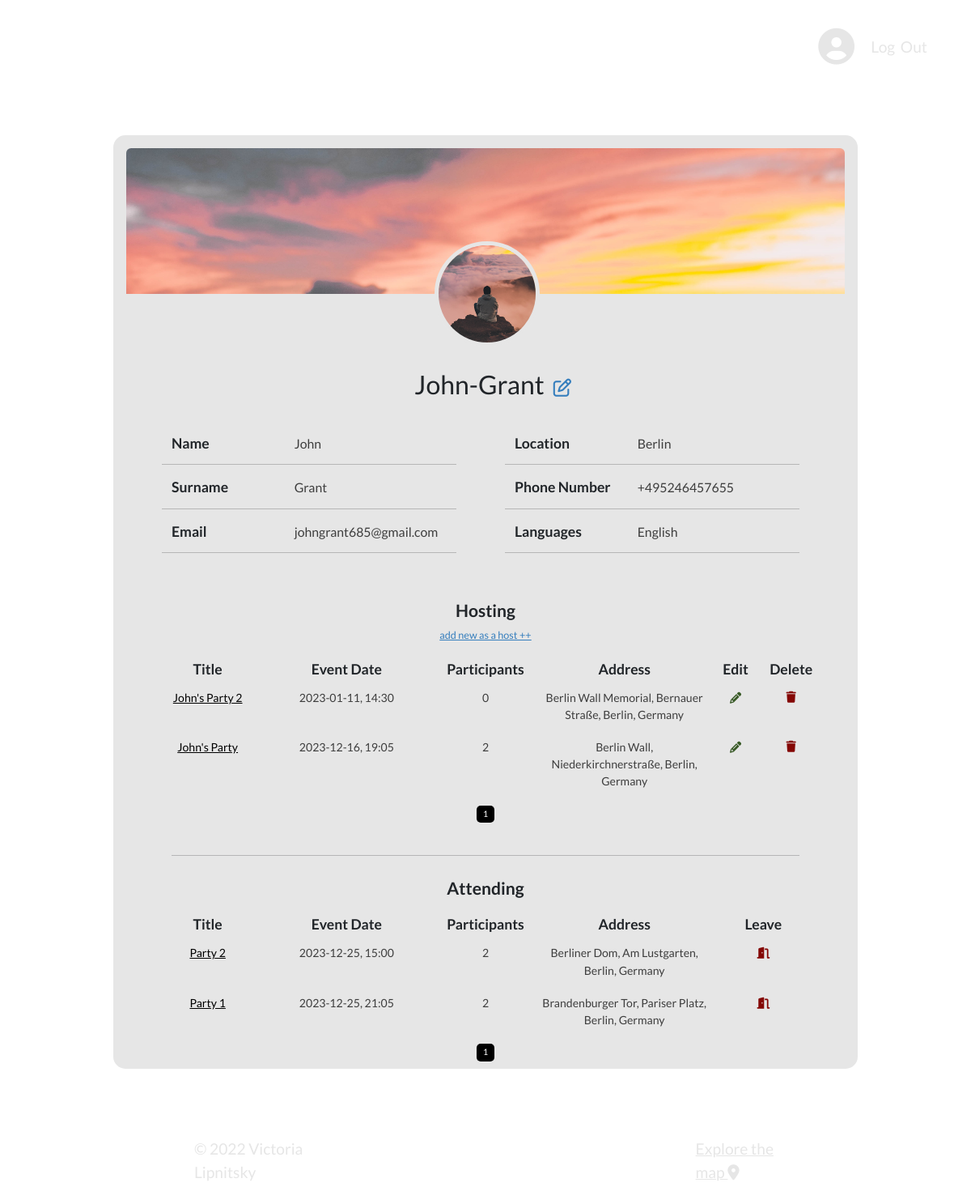
Screenshot of /profile (signed in) with the database file from the repository.
### app/models.py (models this page shows, shortened)
class User(db.Model, UserMixin):
    __tablename__ = 'author'
    id = db.Column(db.Integer, primary_key=True)
    username = db.Column(db.String(20), unique=True, nullable=False)
    email = db.Column(db.String(120), unique=True, nullable=False)
    name = db.Column(db.String(20), unique=False, nullable=True, default=' ')
    surname = db.Column(db.String(20), unique=False, nullable=True, default=' ')
    phoneNumber = db.Column(db.String(15), unique=False, nullable=True, default=' ')
    location = db.Column(db.String(40), unique=False, nullable=True, default=' ')
    languages = db.Column(db.String(50), unique=False, nullable=True, default=' ')
    image_avatar_file = db.Column(db.String(20), nullable=False, default='default.jpg')
    image_bg_file = db.Column(db.String(20), nullable=False, default='default.jpg')
    password = db.Column(db.String(60), nullable=False)
    party = db.relationship('Party', backref='author', lazy=True)
    attending = db.relationship('Party', secondary=association_table, backref="followers")

class Party(db.Model):
    __tablename__ = 'party'
    id = db.Column(db.Integer, primary_key=True)
    title = db.Column(db.String(30), nullable=False)
    date_posted = db.Column(db.DateTime, nullable=False, default=datetime.utcnow)
    date_time = db.Column(db.String(30), nullable=False)
    address = db.Column(db.String(30), nullable=False)
    lng = db.Column(db.String(30), nullable=False)
    lat = db.Column(db.String(30), nullable=False)
    whatsapp_link = db.Column(db.String(30), nullable=False)
    party_languages = db.Column(db.String(30), nullable=False)
    description = db.Column(db.Text, nullable=False)
    author_id = db.Column(db.Integer, db.ForeignKey('author.id'), nullable=False)

### app/routes.py (the view)
@app.route("/profile")
@login_required
def profile():
    form = PartyForm()
    page = request.args.get('page_host', 1, type=int)
    parties = Party.query.filter(Party.author==current_user).order_by(Party.date_posted.desc()).paginate(page=page, per_page=2)
    page_2 = request.args.get('page_att', 1, type=int)
    parties_2 = Party.query.join(User.attending).filter(User.id == current_user.id).order_by(Party.date_posted.desc()).paginate(page=page_2, per_page=2)
    image_avatar_file = url_for('static', filename='profile_pics/' + current_user.image_avatar_file)
    image_bg_file = url_for('static', filename='profile_pics/' + current_user.image_bg_file)
    return render_template("profile.html", title="Profile", image_avatar_file=image_avatar_file, image_bg_file=image_bg_file, parties=parties, parties_2=parties_2, form=form)

### app/models.py (called while the page is built)
@login_manager.user_loader
def load_user(user_id):
    return User.query.get(int(user_id))

### app/templates/profile.html (shortened to what this page needs)
{% extends "layout.html" %}
{% block content %}
<div class="profile-container">
    <div class="profile-backg-img px-3 pb-3">
        <img class="rounded" src="{{ image_bg_file }}">
    </div>
    <div class="media d-flex flex-column align-items-center justify-content-center">
        <img class="rounded-circle ms-4 profile-img" src="{{ image_avatar_file }}">
        <h2 class="pt-3 pb-2 text-center">&nbsp;&nbsp;&nbsp;{{ current_user.username }} <a href="{{ url_for('updateProfile') }}"><i class="fa-regular fa-pen-to-square edit-profile"></i></a></h2>
        <div class="row px-5 py-4 container-fluid user-data">
            <div class="col-lg-6">
                <div class="row container-fluid">
                    <div class="col-5">
                        <span>Name</span>
                    </div>
                    <div class="col-7">
                        <span>{{ current_user.name }}</span>
                    </div>
                    <div class="col-5">
                        <span>Surname</span>
                    </div>
                    <div class="col-7">
                        <span>{{ current_user.surname }}</span>
                    </div>
                    <div class="col-5">
                        <span>Email</span>
                    </div>
                    <div class="col-7">
                        <span>{{ current_user.email }}</span>
                    </div>
                </div>
            </div>
            <div class="col-lg-6">
                <div class="row container-fluid mx-0">
                    <div class="col-5">
                        <span>Location</span>
                    </div>
                    <div class="col-7">
                        <span>{{ current_user.location }}</span>
                    </div>
                    <div class="col-5">
                        <span>Phone Number</span>
                    </div>
                    <div class="col-7">
                        <span>{{ current_user.phoneNumber }}</span>
                    </div>
                    <div class="col-5">
                        <span>Languages</span>
                    </div>
                    <div class="col-7">
                        <span>{{ current_user.languages }}</span>
                    </div>
                </div>
            </div>
        </div>
        <div class="row px-5 py-3 container-fluid user-data text-center">
            <div class="mb-1">
                <span class="headList"><strong>Hosting</strong></span>
                <br>
                <a href="{{ url_for('new_party') }}"><p class="link-to-creat-party">add new as a host&nbsp;++</p></a>
            </div>
            {% if parties.items %}
                <div class="col-2 p-0 mb-2 headColumn">
                    <span><strong>{{ form.title.label }}</strong></span>
                </div>
                <div class="col-3 p-0 headColumn">
                    <span><strong>{{ form.date_time.label }}</strong></span>
                </div>
                <div class="col-2 p-0 headColumn">
                    <span><strong>Participants</strong></span>
                </div>
                <div class="col-3 p-0 headColumn">
                    <span><strong>{{ form.address.label }}</strong></span>
                </div>
                <div class="col-1 p-0 headColumn">
                    <span><strong>Edit</strong></span>
                </div>
                <div class="col-1 p-0 headColumn">
                    <span><strong>Delete</strong></span>
                </div>
            {% else %}
                <span><i>Nothing here... </i><i class="fa-solid fa-wind"></i></span>
            {% endif %}
            {% for party in parties.items %}
                <div class="col-2 p-0 partyTitle">
                    <a href="{{ url_for('party', party_id=party.id) }}">{{ party.title }}</a>
                </div>
                <div class="col-3 p-0">
                    <p>{{ party.date_time }}</p>
                </div>
                <div class="col-2 p-0">
                    <p>{{party.followers|length}}</p>
                </div>
                <div class="col-3 p-0">
                    <p>{{ party.address }}</p>
                </div>
                <div class="col-1 editParty">
                    <a href="{{ url_for('update_party', party_id=party.id) }}"><i class="fa-solid fa-pencil"></i></a>
                </div>
                <div class="col-1 deleteParty">
                    <button type="button" class="btn btn-danger btn-sm" data-bs-toggle="modal" data-bs-target="#deleteModal"><i class="fa-solid fa-trash"></i></button>
                </div>
            {% endfor %}
            <div class="pt-2 d-flex justify-content-center party_list_buttons">
            {% for page_num in parties.iter_pages(left_edge=1, right_edge=1, left_current=1, right_current=2) %}
                {% if page_num %}
                    {% if parties.page == page_num %}
                    <a class="btn ms-1 me-1 mb-4 current-page" href="{{ url_for('profile', page_host=page_num) }}">{{ page_num }}</a>
                    {% else %}
                        <a class="btn ms-1 me-1 mb-4" href="{{ url_for('profile', page_host=page_num) }}">{{ page_num }}</a>
                    {% endif %}
                {% else %}
                    ...
                {% endif %}
            {% endfor %}
            </div>
        <div class="pt-0 pb-2 px-4 m-0"><hr></div>
            <div class="mb-3">
                <span class="headList"><strong>Attending</strong></span>
            </div>
            {% if parties_2.items %}
            <div class="col-2 p-0 mb-2 headColumn">
                <span><strong>{{ form.title.label }}</strong></span>
            </div>
            <div class="col-3 p-0 headColumn">
                <span><strong>{{ form.date_time.label }}</strong></span>
            </div>
            <div class="col-2 p-0 headColumn">
                <span><strong>Participants</strong></span>
            </div>
            <div class="col-3 p-0 headColumn">
                <span><strong>{{ form.address.label }}</strong></span>
            </div>
            <div class="col-2 p-0 headColumn">
                <span><strong>Leave</strong></span>
            </div>
            {% else %}
                <span><i>Nothing here... </i><i class="fa-solid fa-wind"></i></span>
            {% endif %}
            {% for party in parties_2.items %}
                <div class="col-2 p-0 partyTitle">
                    <a href="{{ url_for('party', party_id=party.id) }}">{{ party.title }}</a>
                </div>
                <div class="col-3 p-0">
                    <p>{{ party.date_time }}</p>
                </div>
                <div class="col-2 p-0">
                    <p>{{party.followers|length}}</p>
                </div>
                <div class="col-3 p-0">
                    <p>{{ party.address }}</p>
                </div>
                <div class="col-2 leaveParty">
                    <a href="{{ url_for('leaveTroughProfile', party_id=party.id) }}"><i class="fa-sharp fa-solid fa-door-open"></i></a>
                </div>
            {% endfor %}
            <div class="pt-2 d-flex justify-content-center party_list_buttons">
            {% for page_num in parties_2.iter_pages(left_edge=1, right_edge=1, left_current=1, right_current=2) %}
                {% if page_num %}
                    {% if parties_2.page == page_num %}
                    <a class="btn ms-1 me-1 mb-4 current-page" href="{{ url_for('profile', page_att=page_num) }}">{{ page_num }}</a>
                    {% else %}
                        <a class="btn ms-1 me-1 mb-4" href="{{ url_for('profile', page_att=page_num) }}">{{ page_num }}</a>
                    {% endif %}
                {% else %}
                    ...
                {% endif %}
            {% endfor %}
            </div>
        </div>
    </div>
</div>
<div class="container-fluid p-0 d-flex justify-content-between bottomInscription">
    <p>© 2022 Victoria Lipnitsky</p>
    <a href="{{ url_for('map') }}">Explore the map <i class="fa-solid fa-location-dot"></i></a>
</div>
{% endblock %}

### app/static/main.css (style rules this page uses)
* { box-sizing: border-box; }
:root { --fonts: rgb(230, 230, 230); --theQuestion: white; --darkButton: black; --border: rgb(129, 129, 129); --windowCol: 230,230,230; --profileWidth: calc(800px + 10vw); }
body { background-image: url(https://res.cloudinary.com/devqm7qmb/image/upload/q_50/v1664734048/StudyParty.jpg); background-size: cover; background-position: center; height: 100vh; width: 100vw; padding: 0; margin: 0; font-family: 'Lato', sans-serif; }
.bottomInscription { position: absolute; bottom: 1%; }
.bottomInscription p, .bottomInscription a { padding-left: 20vw; padding-right: 20vw; color: var(--fonts); font-size: 1.2em; margin-top: 1em; margin-bottom: 1em; }
.profile-container { width: var(--profileWidth); height: fit-content; min-height: 70vh; max-height: 77vh; margin: 4.5vh auto; background-color: rgb(var(--windowCol)); font-size: 1.1em; border-radius: 15px; overflow-y: scroll; border-top: 1rem solid var(--fonts); }
.profile-backg-img { height: 180px; width: calc(800px + 10vw); overflow: hidden; }
.profile-backg-img img { height: auto; width: 100%; margin-right: 20px; }
.profile-img { object-fit: cover; height: 130px; width: 130px; margin-right: 20px; margin-top: -65px; margin-bottom: 12px; border: 5px solid rgb(var(--windowCol)); }
.profile-container .user-data .col-5, .profile-container .user-data .col-7, .profile-container .user-data.party-page .col-4, .profile-container .user-data.party-page .col-8 { border-bottom: 1px solid rgb(182, 182, 182); padding-bottom: 12px; margin-bottom: 15px; }
.profile-container .user-data .col-5, .profile-container .user-data.party-page .col-4 { font-weight: bold; }
.profile-container .user-data .col-7 span, .profile-container .user-data.party-page .col-8 span { font-size: 0.9em; color: rgb(62, 62, 62); }
.profile-container .user-data p { font-size: 0.8em; color: rgb(62, 62, 62); padding-top: 3px; }
.profile-container .user-data span.headList { font-size: 1.2em; }
.profile-container .user-data p.link-to-creat-party { font-size: 0.9em; color: #357ebd; text-decoration: underline; display: inline-block; }
.profile-container .user-data a { font-size: 0.8em; color: #357ebd; text-decoration: none; }
.profile-container .user-data .partyTitle a { color: var(--darkButton); text-decoration: none; padding: 1px; border-radius: 3px; text-decoration: underline; }
.profile-container .user-data .editParty a { background-color: transparent; border: none; padding: 0; color: #375925; }
.profile-container .user-data .deleteParty button { background-color: transparent; border: none; padding: 0; margin-bottom: 4px; color: #840705; outline: none; }
.profile-container .user-data .leaveParty a { color: #840705; }
i.edit-profile { color: #357ebd; font-size: 0.7em; position: relative; padding-left: 5px; padding-top: 10px; }
.profile-container .party_list_buttons .btn { margin-top: -5px; font-size: 0.6em; border-radius: 5px; padding: 2px 7px; color: var(--fonts); background-color: rgb(63, 62, 62); }
.profile-container .party_list_buttons .btn.current-page { background-color: var(--darkButton); color: white; }

### rows the page displays
User: username "John-Grant", name "John", surname "Grant", email "johngrant685@gmail.com", location "Berlin", phoneNumber "+495246457655", languages "English"
Party: title "John's Party 2", date_time "2023-01-11, 14:30", followers|length "0", address "Berlin Wall Memorial, Bernauer Straße, Berlin, Germany"
Party: title "John's Party", date_time "2023-12-16, 19:05", followers|length "2", address "Berlin Wall, Niederkirchnerstraße, Berlin, Germany"
Party: title "Party 2", date_time "2023-12-25, 15:00", followers|length "2", address "Berliner Dom, Am Lustgarten, Berlin, Germany"
Party: title "Party 1", date_time "2023-12-25, 21:05", followers|length "2", address "Brandenburger Tor, Pariser Platz, Berlin, Germany"

### other values shown
{{ page_num }} "1"
